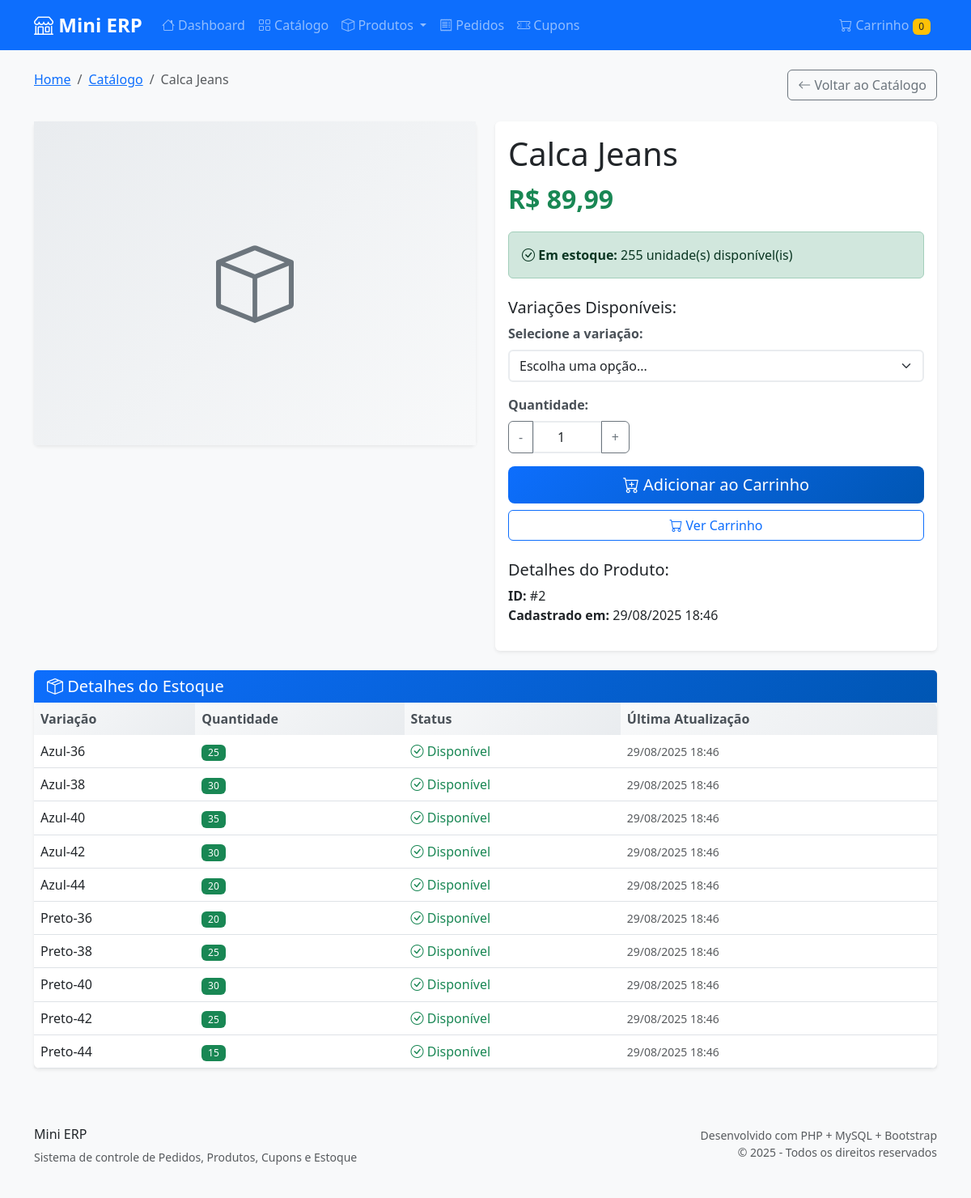
The app's page /?p=product&a=viewProduct&id=2 with its own data.
### tables this page shows
CREATE TABLE produtos (
    id INT AUTO_INCREMENT PRIMARY KEY,
    nome VARCHAR(255) NOT NULL,
    preco DECIMAL(10,2) NOT NULL,
    variacoes JSON DEFAULT NULL,
    created_at TIMESTAMP DEFAULT CURRENT_TIMESTAMP,
    updated_at TIMESTAMP DEFAULT CURRENT_TIMESTAMP ON UPDATE CURRENT_TIMESTAMP
);

CREATE TABLE estoque (
    id INT AUTO_INCREMENT PRIMARY KEY,
    produto_id INT NOT NULL,
    quantidade INT NOT NULL DEFAULT 0,
    variacao_id VARCHAR(100) DEFAULT NULL,
    created_at TIMESTAMP DEFAULT CURRENT_TIMESTAMP,
    updated_at TIMESTAMP DEFAULT CURRENT_TIMESTAMP ON UPDATE CURRENT_TIMESTAMP,
    FOREIGN KEY (produto_id) REFERENCES produtos(id) ON DELETE CASCADE,
    INDEX idx_produto_variacao (produto_id, variacao_id)
);

### app/controllers/ProductController.php (called while the page is built, shortened)
<?php
require_once 'BaseController.php';
require_once __DIR__ . '/../models/Product.php';
class ProductController extends BaseController {
    private $productModel;
    public function __construct() {
        $this->productModel = new Product();
    }
    public function viewProduct() {
        $id = $this->getParam('id');
        $product = $this->productModel->getProductWithVariations($id);
        $this->view('products/view', [
            'product' => $product,
            'title' => $product['nome']
        ]);
    }
}

### index.php (called while the page is built, shortened)
<?php
require_once __DIR__ . '/config/config.php';
try {
    $controllerInstance = new $controllerClass();
    $controllerInstance->$action();
} catch (Exception $e) {
    http_response_code(404);
    echo "<h1>Erro 404</h1>";
    echo "<p>" . htmlspecialchars($e->getMessage()) . "</p>";
    echo "<a href='".BASE_URL."'>Voltar ao início</a>";
}

### config/Database.php (called while the page is built, shortened)
<?php
class Database {
    private static $instance = null;
    private $connection;
    private $host = 'localhost:3307';
    private $database = 'mini_erp';
    private $username = 'root';
    private $password = '';
    private function __construct() {
        try {
            $this->connection = new PDO(
                "mysql:host={$this->host};dbname={$this->database};charset=utf8mb4",
                $this->username,
                $this->password,
                [
                    PDO::ATTR_ERRMODE => PDO::ERRMODE_EXCEPTION,
                    PDO::ATTR_DEFAULT_FETCH_MODE => PDO::FETCH_ASSOC,
                    PDO::ATTR_EMULATE_PREPARES => false
                ]
            );
            return;
        } catch (PDOException $e) {
        }
        die("Erro na conexão com o banco de dados: Não foi possível conectar nas portas 3306 ou 3307.");
    }
    public static function getInstance() {
        if (self::$instance === null) {
            self::$instance = new self();
        }
        return self::$instance;
    }
    public function getConnection() {
        return $this->connection;
    }
}

### app/models/BaseModel.php (called while the page is built, shortened)
<?php
require_once __DIR__ . '/../../config/Database.php';
abstract class BaseModel {
    protected $db;
    protected $table;
    public function __construct() {
        $this->db = Database::getInstance()->getConnection();
    }
    public function findById($id) {
        $stmt = $this->db->prepare("SELECT * FROM {$this->table} WHERE id = ?");
        $stmt->execute([$id]);
        return $stmt->fetch();
    }
}

### app/models/Product.php (called while the page is built, shortened)
<?php
require_once 'BaseModel.php';
class Product extends BaseModel {
    public function getProductWithVariations($id) {
        $product = $this->findById($id);
        $stmt = $this->db->prepare("SELECT * FROM estoque WHERE produto_id = ? ORDER BY variacao_id");
        $stmt->execute([$id]);
        $variations = $stmt->fetchAll();
        $product['variacoes_estoque'] = $variations;
        if ($product['variacoes']) {
            $product['variacoes'] = json_decode($product['variacoes'], true);
        }
        return $product;
    }
}

### app/views/products/view.php (the view, shortened to what this page needs)
<div class="row mb-4">
    <div class="col-md-8">
        <nav aria-label="breadcrumb">
            <ol class="breadcrumb">
                <li class="breadcrumb-item"><a href="/mini-erp/public/index.php">Home</a></li>
                <li class="breadcrumb-item"><a href="<?php echo BASE_URL;?>/?p=home&a=catalog">Catálogo</a></li>
                <li class="breadcrumb-item active"><?= htmlspecialchars($product['nome']) ?></li>
            </ol>
        </nav>
    </div>
    <div class="col-md-4 text-md-end">
        <a href="<?php echo BASE_URL;?>/?p=home&a=catalog" class="btn btn-outline-secondary">
            <i class="bi bi-arrow-left"></i> Voltar ao Catálogo
        </a>
    </div>
</div>
<div class="row">
    <div class="col-md-6">
        <div class="card mb-4">
            <div class="product-image" style="height: 400px;">
                <i class="bi bi-box" style="font-size: 6rem;"></i>
            </div>
        </div>
    </div>
    <div class="col-md-6">
        <div class="card">
            <div class="card-body">
                <h1 class="card-title"><?= htmlspecialchars($product['nome']) ?></h1>
                <div class="mb-3">
                    <span class="price-tag" style="font-size: 2rem;">
                        R$ <?= number_format($product['preco'], 2, ',', '.') ?>
                    </span>
                </div>
                <div class="mb-4">
                    <?php
                    $totalStock = 0;
                    if (!empty($product['variacoes_estoque'])) {
                        foreach ($product['variacoes_estoque'] as $stock) {
                            $totalStock += $stock['quantidade'];
                        }
                    }
                    ?>
                    <?php if ($totalStock > 0): ?>
                        <div class="alert alert-success alert-permanent">
                            <i class="bi bi-check-circle"></i>
                            <strong>Em estoque:</strong> <?= $totalStock ?> unidade(s) disponível(is)
                        </div>
                    <?php endif; ?>
                </div>
                <?php if (!empty($product['variacoes']) && !empty($product['variacoes_estoque'])): ?>
                    <div class="mb-4">
                        <h5>Variações Disponíveis:</h5>
                        <form id="purchase-form">
                            <div class="mb-3">
                                <label class="form-label">Selecione a variação:</label>
                                <select class="form-select" name="variation_id" id="variation-select" required>
                                    <option value="">Escolha uma opção...</option>
                                </select>
                            </div>
                            <div class="mb-3">
                                <label class="form-label">Quantidade:</label>
                                <div class="input-group" style="max-width: 150px;">
                                    <button type="button" class="btn btn-outline-secondary" onclick="changeQuantity(-1)">-</button>
                                    <input type="number"
                                           class="form-control text-center"
                                           name="quantity"
                                           id="quantity"
                                           value="1"
                                           min="1"
                                           max="1">
                                    <button type="button" class="btn btn-outline-secondary" onclick="changeQuantity(1)">+</button>
                                </div>
                            </div>
                            <div class="d-grid gap-2">
                                <button type="button"
                                        class="btn btn-primary btn-lg"
                                        onclick="addToCart()"
                                        <?= $totalStock <= 0 ? 'disabled' : '' ?>>
                                    <i class="bi bi-cart-plus"></i> Adicionar ao Carrinho
                                </button>
                                <a href="<?php echo BASE_URL;?>/?p=cart&a=viewCart" class="btn btn-outline-primary">
                                    <i class="bi bi-cart"></i> Ver Carrinho
                                </a>
                            </div>
                        </form>
                    </div>
                <?php endif; ?>
                <div class="mt-4">
                    <h5>Detalhes do Produto:</h5>
                    <ul class="list-unstyled">
                        <li><strong>ID:</strong> #<?= $product['id'] ?></li>
                        <li><strong>Cadastrado em:</strong> <?= date('d/m/Y H:i', strtotime($product['created_at'])) ?></li>
                    </ul>
                </div>
            </div>
        </div>
    </div>
</div>
<?php if (!empty($product['variacoes_estoque'])): ?>
    <div class="row mt-4">
        <div class="col">
            <div class="card">
                <div class="card-header">
                    <h5 class="mb-0"><i class="bi bi-box-seam"></i> Detalhes do Estoque</h5>
                </div>
                <div class="table-responsive">
                    <table class="table table-hover mb-0">
                        <thead>
                            <tr>
                                <th>Variação</th>
                                <th>Quantidade</th>
                                <th>Status</th>
                                <th>Última Atualização</th>
                            </tr>
                        </thead>
                        <tbody>
                            <?php foreach ($product['variacoes_estoque'] as $stock): ?>
                                <tr>
                                    <td>
                                        <?= $stock['variacao_id'] ? htmlspecialchars($stock['variacao_id']) : '<em>Produto simples</em>' ?>
                                    </td>
                                    <td>
                                        <span class="badge bg-<?= $stock['quantidade'] > 10 ? 'success' : ($stock['quantidade'] > 0 ? 'warning' : 'danger') ?>">
                                            <?= $stock['quantidade'] ?>
                                        </span>
                                    </td>
                                    <td>
                                        <?php if ($stock['quantidade'] > 10): ?>
                                            <span class="text-success"><i class="bi bi-check-circle"></i> Disponível</span>
                                        <?php elseif ($stock['quantidade'] > 0): ?>
                                            <span class="text-warning"><i class="bi bi-exclamation-triangle"></i> Estoque baixo</span>
                                        <?php else: ?>
                                            <span class="text-danger"><i class="bi bi-x-circle"></i> Indisponível</span>
                                        <?php endif; ?>
                                    </td>
                                    <td>
                                        <small class="text-muted">
                                            <?= date('d/m/Y H:i', strtotime($stock['updated_at'])) ?>
                                        </small>
                                    </td>
                                </tr>
                            <?php endforeach; ?>
                        </tbody>
                    </table>
                </div>
            </div>
        </div>
    </div>
<?php endif; ?>
<?php
include __DIR__ . '/../layout.php';
?>

### public/css/style.css (style rules this page uses)
:root { --primary-color: #0d6efd; --secondary-color: #6c757d; --success-color: #198754; --danger-color: #dc3545; --warning-color: #ffc107; --info-color: #0dcaf0; }
body { font-family: 'Segoe UI', Tahoma, Geneva, Verdana, sans-serif; background-color: #f8f9fa; }
.card { border: none; box-shadow: 0 0.125rem 0.25rem rgba(0, 0, 0, 0.075); transition: all 0.3s ease; }
.card-header { background: linear-gradient(135deg, var(--primary-color), #0056b3); color: white; border: none; font-weight: 600; }
.btn { font-weight: 500; transition: all 0.3s ease; }
.btn-primary { background: linear-gradient(135deg, var(--primary-color), #0056b3); border: none; }
.table { background: white; border-radius: 0.5rem; overflow: hidden; box-shadow: 0 0.125rem 0.25rem rgba(0, 0, 0, 0.075); }
.table thead th { background: linear-gradient(135deg, #f8f9fa, #e9ecef); border: none; font-weight: 600; color: #495057; }
.table tbody tr { transition: all 0.3s ease; }
.form-control, .form-select { border: 2px solid #e9ecef; transition: all 0.3s ease; }
.form-label { font-weight: 600; color: #495057; }
.product-image { height: 200px; background: linear-gradient(135deg, #e9ecef, #f8f9fa); display: flex; align-items: center; justify-content: center; font-size: 3rem; color: #6c757d; }
.price-tag { font-size: 1.25rem; font-weight: 700; color: var(--success-color); }
.badge { font-weight: 500; }

### records on screen
produtos: nome "Calca Jeans", preco "89,99", id "2", created_at "29/08/2025 18:46"
estoque: variacao "Azul-36", quantidade "25", shows "Disponível", updated_at "29/08/2025 18:46"
estoque: variacao "Azul-38", quantidade "30", shows "Disponível", updated_at "29/08/2025 18:46"
estoque: variacao "Azul-40", quantidade "35", shows "Disponível", updated_at "29/08/2025 18:46"
estoque: variacao "Azul-42", quantidade "30", shows "Disponível", updated_at "29/08/2025 18:46"
estoque: variacao "Azul-44", quantidade "20", shows "Disponível", updated_at "29/08/2025 18:46"
estoque: variacao "Preto-36", quantidade "20", shows "Disponível", updated_at "29/08/2025 18:46"
estoque: variacao "Preto-38", quantidade "25", shows "Disponível", updated_at "29/08/2025 18:46"
estoque: variacao "Preto-40", quantidade "30", shows "Disponível", updated_at "29/08/2025 18:46"
estoque: variacao "Preto-42", quantidade "25", shows "Disponível", updated_at "29/08/2025 18:46"
estoque: variacao "Preto-44", quantidade "15", shows "Disponível", updated_at "29/08/2025 18:46"

### other values on screen
$totalStock "255"
